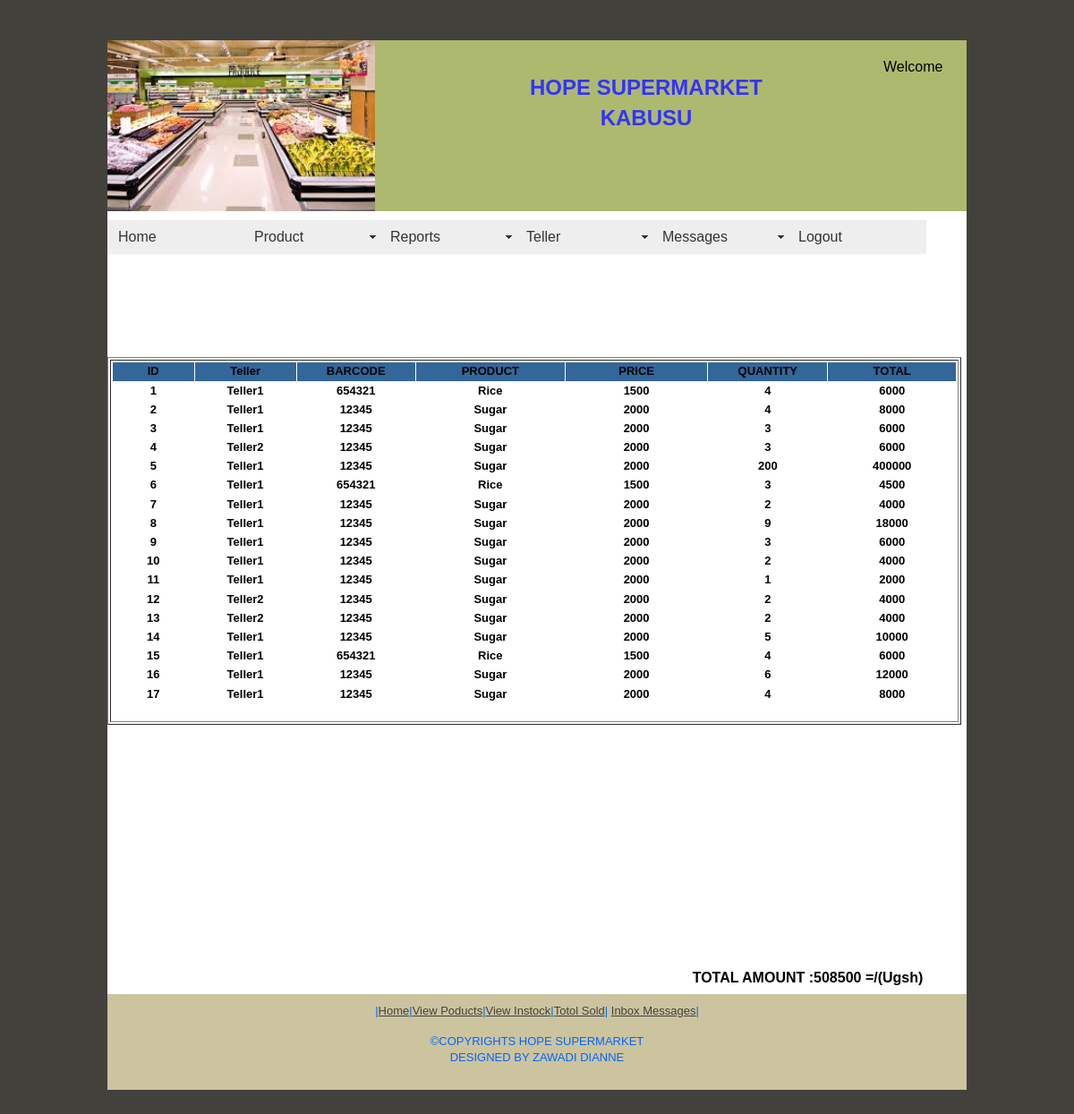
/totalsold.php (signed in), run on the app's committed database.
### tables this page shows
CREATE TABLE `sold` (
  `id` int(3) NOT NULL auto_increment,
  `Teller` varchar(30) NOT NULL,
  `barcode` int(10) NOT NULL,
  `product_name` varchar(15) NOT NULL,
  `product_price` varchar(15) NOT NULL,
  `quantity` int(10) NOT NULL,
  `total` int(10) NOT NULL,
  `paid` int(10) NOT NULL,
  `balance` int(10) NOT NULL,
  PRIMARY KEY  (`id`)
);

### totalsold.php (the view, shortened to what this page needs)
<?php require_once('Connections/supermarket.php'); ?>
<?php
$logoutAction = $_SERVER['PHP_SELF']."?doLogout=true";
?>
<?php
if (!function_exists("GetSQLValueString")) {
function GetSQLValueString($theValue, $theType, $theDefinedValue = "", $theNotDefinedValue = "")
{
  $theValue = function_exists("mysql_real_escape_string") ? mysql_real_escape_string($theValue) : mysql_escape_string($theValue);
  switch ($theType) {
    case "text":
      $theValue = ($theValue != "") ? "'" . $theValue . "'" : "NULL";
      break;
  }
  return $theValue;
}
}
$colname_rsUsername = "-1";
if (isset($_SESSION['MM_Username'])) {
  $colname_rsUsername = $_SESSION['MM_Username'];
}
$query_rsUsername = sprintf("SELECT username FROM login WHERE username = %s", GetSQLValueString($colname_rsUsername, "text"));
$rsUsername = mysql_query($query_rsUsername, $supermarket) or die(mysql_error());
$row_rsUsername = mysql_fetch_assoc($rsUsername);
$query_Recordset1 = "SELECT id, Teller, barcode, product_name, product_price, quantity, total FROM sold";
$Recordset1 = mysql_query($query_Recordset1, $supermarket) or die(mysql_error());
$row_Recordset1 = mysql_fetch_assoc($Recordset1);
$query_sum = "SELECT sum(total) FROM sold";
$sum = mysql_query($query_sum, $supermarket) or die(mysql_error());
$row_sum = mysql_fetch_assoc($sum);
?>
<!DOCTYPE html PUBLIC "-//W3C//DTD XHTML 1.0 Transitional//EN" "http://www.w3.org/TR/xhtml1/DTD/xhtml1-transitional.dtd">
<html xmlns="http://www.w3.org/1999/xhtml">
<head>
<link href="SpryAssets/SpryMenuBarHorizontal.css" rel="stylesheet" type="text/css" />
</head>
<body>
<br/><br/>
<div class="container">
  <div class="header"><a href="#"><img src="_images/images_021.jpg" alt="Insert Logo Here" name="Insert_logo" width="299" height="191" id="Insert_logo" style="background-color: #C6D580; display:block;" /></a>
    <div id="apDiv2">
      <h2 align="center"><b><font color="#3333FF"H>HOPE SUPERMARKET KABUSU</font></b></h2></div>
    </div>
  <div class="content">
    <ul id="MenuBar1" class="MenuBarHorizontal">
      <li><a href="home.php">Home</a>      </li>
      <li><a href="#" class="MenuBarItemSubmenu">Product</a>
      </li>
      <li><a href="#" class="MenuBarItemSubmenu">Reports</a>
      </li>
      <li><a href="#" class="MenuBarItemSubmenu">Teller</a>
      </li>
      <li><a href="#" class="MenuBarItemSubmenu">Messages</a>
      </li>
      <li><a href="<?php echo $logoutAction ?>">Logout</a></li>
    </ul>
    <div id="apDiv1">
      <table border="0" cellpadding="1" cellspacing="1">
        <tr>
          <td width="213">Welcome</td>
        </tr>
        <?php do { ?>
          <tr>
            <td><?php echo $row_rsUsername['username']; ?></td>
          </tr>
          <?php } while ($row_rsUsername = mysql_fetch_assoc($rsUsername)); ?>
      </table>
    </div>
    <p>&nbsp;</p>
    <p>&nbsp;</p>
    <p>&nbsp;</p>
    <p>&nbsp;</p>
    <table width="954" border="1">
      <tr>
        <th scope="col">
          <font size="2"> <table border="0" cellpadding="1" cellspacing="1" align="center">
      <tr bgcolor="#336699">
        <td width="101">ID</td>
        <td width="123">Teller</td>
        <td width="141">BARCODE</td>
        <td width="181">PRODUCT </td>
        <td width="176">PRICE</td>
        <td width="142">QUANTITY</td>
        <td width="157">TOTAL</td>
      </tr>
      <?php do { ?>
        <tr>
          <td><?php echo $row_Recordset1['id']; ?></td>
          <td><?php echo $row_Recordset1['Teller']; ?></td>
          <td><?php echo $row_Recordset1['barcode']; ?></td>
          <td><?php echo $row_Recordset1['product_name']; ?></td>
          <td><?php echo $row_Recordset1['product_price']; ?></td>
          <td><?php echo $row_Recordset1['quantity']; ?></td>
          <td><?php echo $row_Recordset1['total']; ?></td>
        </tr>
        <?php } while ($row_Recordset1 = mysql_fetch_assoc($Recordset1)); ?>
    </table>&nbsp;</font></th>
      </tr>
    </table>
    <p>&nbsp;</p>
   <p>&nbsp;</p>
    <p>&nbsp;</p>
    <p>&nbsp;</p>
    <p>&nbsp;</p>
    <p>&nbsp;</p>
    <p>&nbsp;</p>
    <table width="355" border="0" align="right">
      <tr>
        <th width="309" scope="col">TOTAL AMOUNT :<?php echo $row_sum['sum(total)']; ?> =/(Ugsh)</th>
      </tr>
    </table>
  </div><br />
  <?php include("_includes/footer1.php");?>
  <br/><br/>
</body>
</html>

### _includes/footer1.php
<div class="footer">
    <font color="#0066FF"><p align="center"><font size="2">|<a href="../home.php">Home</a></font><font size="2">|<a href="../productview.php.php">View Poducts</a></font><font size="2">|<a href="../instock.php">View Instock</a></font><font size="2">|<a href="../totalsold.php">Totol Sold</a></font><font size="2">|
    <a href="../readmessage.php">Inbox Messages</a>|
    </font><br/></p></font>
 <font color="#0066FF"> <p align="center"><font size="2">&copy;COPYRIGHTS HOPE SUPERMARKET <br/>DESIGNED BY ZAWADI DIANNE</font> </p></font>
  </div>
  </div>

### SpryAssets/SpryMenuBarHorizontal.css (style rules this page uses)
ul.MenuBarHorizontal { margin: 0; padding: 0; list-style-type: none; font-size: 100%; cursor: default; width: auto; }
ul.MenuBarHorizontal li { margin: 0; padding: 0; list-style-type: none; font-size: 100%; position: relative; text-align: left; cursor: pointer; width: 9.5em; float: left; }
ul.MenuBarHorizontal a { display: block; cursor: pointer; background-color: #EEE; padding: 0.5em 0.75em; color: #333; text-decoration: none; width: 8.2em; }
ul.MenuBarHorizontal a.MenuBarItemSubmenu { background-image: url(SpryMenuBarDown.gif); background-repeat: no-repeat; background-position: 95% 50%; }

### totalsold.php (style rules this page uses)
ul, ol, dl { padding: 0; margin: 0; }
h1, h2, h3, h4, h5, h6, p { margin-top: 0; padding-right: 15px; padding-left: 15px; overflow: visible; }
a img { border: none; }
a:link { color: #42413C; text-decoration: underline; }
.container { width: 960px; background-color: #FFF; margin: 0 auto; }
.header { background-color: #ADB96E; }
.content { padding: 10px 0; }
.footer { padding: 10px 0; background-color: #CCC49F; }
#apDiv1 { position: absolute; width: 190px; height: 59px; z-index: 1; left: 985px; top: 62px; }
#apDiv2 { position: absolute; width: 370px; height: 83px; z-index: 2; left: 537px; top: 81px; }

### data on the page
sold: id "1", Teller "Teller1", barcode "654321", product_name "Rice", product_price "1500", quantity "4", total "6000"
sold: id "2", Teller "Teller1", barcode "12345", product_name "Sugar", product_price "2000", quantity "4", total "8000"
sold: id "3", Teller "Teller1", barcode "12345", product_name "Sugar", product_price "2000", quantity "3", total "6000"
sold: id "4", Teller "Teller2", barcode "12345", product_name "Sugar", product_price "2000", quantity "3", total "6000"
sold: id "5", Teller "Teller1", barcode "12345", product_name "Sugar", product_price "2000", quantity "200", total "400000"
sold: id "6", Teller "Teller1", barcode "654321", product_name "Rice", product_price "1500", quantity "3", total "4500"
sold: id "7", Teller "Teller1", barcode "12345", product_name "Sugar", product_price "2000", quantity "2", total "4000"
sold: id "8", Teller "Teller1", barcode "12345", product_name "Sugar", product_price "2000", quantity "9", total "18000"
sold: id "9", Teller "Teller1", barcode "12345", product_name "Sugar", product_price "2000", quantity "3", total "6000"
sold: id "10", Teller "Teller1", barcode "12345", product_name "Sugar", product_price "2000", quantity "2", total "4000"
sold: id "11", Teller "Teller1", barcode "12345", product_name "Sugar", product_price "2000", quantity "1", total "2000"
sold: id "12", Teller "Teller2", barcode "12345", product_name "Sugar", product_price "2000", quantity "2", total "4000"
sold: id "13", Teller "Teller2", barcode "12345", product_name "Sugar", product_price "2000", quantity "2", total "4000"
sold: id "14", Teller "Teller1", barcode "12345", product_name "Sugar", product_price "2000", quantity "5", total "10000"
sold: id "15", Teller "Teller1", barcode "654321", product_name "Rice", product_price "1500", quantity "4", total "6000"
sold: id "16", Teller "Teller1", barcode "12345", product_name "Sugar", product_price "2000", quantity "6", total "12000"
sold: id "17", Teller "Teller1", barcode "12345", product_name "Sugar", product_price "2000", quantity "4", total "8000"

### other printed values
$row_sum['sum(total)'] "508500"
